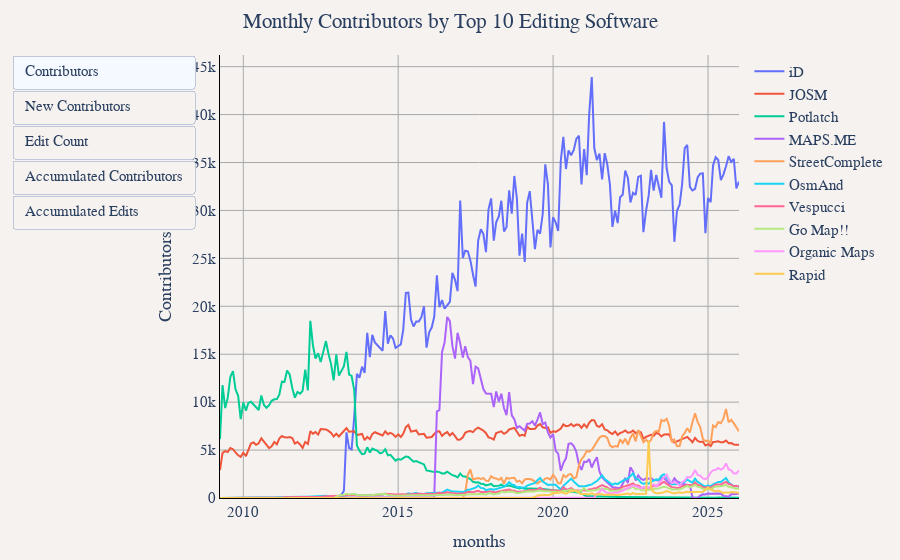

The cell this chart's notebook holds for it:
### Markdown cell above
## Top 10 Editing Software

### Code cell
df = duckdb.sql("""
WITH top_software AS (
    SELECT created_by
    FROM (
        SELECT
            created_by,
            COUNT(DISTINCT user_name) as total_contributors
        FROM '../changeset_data/year=*/month=*/*.parquet'
        WHERE created_by IS NOT NULL
        GROUP BY created_by
        ORDER BY total_contributors DESC
        LIMIT 10
    )
),
user_first_appearance AS (
    SELECT 
        user_name,
        year,
        month,
        created_by,
        ROW_NUMBER() OVER (PARTITION BY user_name ORDER BY year, month) as rn
    FROM (
        SELECT DISTINCT user_name, year, month, created_by
        FROM '../changeset_data/year=*/month=*/*.parquet'
        WHERE created_by IN (SELECT created_by FROM top_software)
    )
),
first_appearances AS (
    SELECT user_name, year, month, created_by
    FROM user_first_appearance 
    WHERE rn = 1
),
monthly_contributors AS (
    SELECT 
        year,
        month,
        CONCAT(year, '-', LPAD(CAST(month as VARCHAR), 2, '0')) as months,
        created_by,
        COUNT(DISTINCT user_name) as "Contributors",
        SUM(edit_count) as "Edit Count"
    FROM '../changeset_data/year=*/month=*/*.parquet'
    WHERE created_by IN (SELECT created_by FROM top_software)
    GROUP BY year, month, created_by
),
monthly_new_contributors AS (
    SELECT
        year,
        month,
        created_by,
        COUNT(DISTINCT user_name) as "New Contributors"
    FROM first_appearances
    GROUP BY year, month, created_by
),
base_data AS (
    SELECT
        m.year,
        m.month,
        m.months,
        m.created_by,
        m."Contributors",
        COALESCE(n."New Contributors", 0) as "New Contributors",
        m."Edit Count"
    FROM monthly_contributors m
    LEFT JOIN monthly_new_contributors n ON m.year = n.year AND m.month = n.month AND m.created_by = n.created_by
)
SELECT
    months,
    created_by,
    "Contributors",
    "New Contributors",
    "Edit Count",
    SUM("New Contributors") OVER (
        PARTITION BY created_by 
        ORDER BY year, month 
        ROWS UNBOUNDED PRECEDING
    ) as "Accumulated Contributors",
    SUM("Edit Count") OVER (
        PARTITION BY created_by 
        ORDER BY year, month 
        ROWS UNBOUNDED PRECEDING
    ) as "Accumulated Edits"
FROM base_data
ORDER BY year, month, created_by
""").df()

util.show_figure(
    [
        util.FigureConfig(
            title="Monthly Contributors by Top 10 Editing Software",
            label="Contributors",
            x_col="months",
            y_col="Contributors",
            group_col="created_by",
            query_or_df=df,
        ),
        util.FigureConfig(
            title="Monthly New Contributors by Top 10 Editing Software",
            label="New Contributors",
            x_col="months",
            y_col="New Contributors",
            group_col="created_by",
            query_or_df=df,
        ),
        util.FigureConfig(
            title="Monthly Edit Count by Top 10 Editing Software",
            label="Edit Count",
            x_col="months",
            y_col="Edit Count",
            group_col="created_by",
            query_or_df=df,
        ),
        util.FigureConfig(
            title="Accumulated Contributors by Top 10 Editing Software",
            label="Accumulated Contributors",
            x_col="months",
            y_col="Accumulated Contributors",
            group_col="created_by",
            query_or_df=df,
        ),
        util.FigureConfig(
            title="Accumulated Edits by Top 10 Editing Software",
            label="Accumulated Edits",
            x_col="months",
            y_col="Accumulated Edits",
            group_col="created_by",
            query_or_df=df,
        ),
    ],
)

### Figure 1 — Plotly figure (JSON) as saved in the notebook; plotly's stock layout.template omitted (floating-point values rounded to 4 significant figures; data arrays with more than 128 entries replaced by an {"elided": "..."} marker saying what was removed)
{"data": [{"hovertemplate": "iD<br>%{x}<br>%{y:,} Contributors<extra></extra>", "name": "iD", "type": "scatter", "visible": true, "x": {"elided": "202 str values"}, "y": {"elided": "202 int values"}}, {"hovertemplate": "JOSM<br>%{x}<br>%{y:,} Contributors<extra></extra>", "name": "JOSM", "type": "scatter", "visible": true, "x": {"elided": "202 str values"}, "y": {"elided": "202 int values"}}, {"hovertemplate": "Potlatch<br>%{x}<br>%{y:,} Contributors<extra></extra>", "name": "Potlatch", "type": "scatter", "visible": true, "x": {"elided": "202 str values"}, "y": {"elided": "202 int values"}}, {"hovertemplate": "MAPS.ME<br>%{x}<br>%{y:,} Contributors<extra></extra>", "name": "MAPS.ME", "type": "scatter", "visible": true, "x": {"elided": "202 str values"}, "y": {"elided": "202 int values"}}, {"hovertemplate": "StreetComplete<br>%{x}<br>%{y:,} Contributors<extra></extra>", "name": "StreetComplete", "type": "scatter", "visible": true, "x": {"elided": "202 str values"}, "y": {"elided": "202 int values"}}, {"hovertemplate": "OsmAnd<br>%{x}<br>%{y:,} Contributors<extra></extra>", "name": "OsmAnd", "type": "scatter", "visible": true, "x": {"elided": "202 str values"}, "y": {"elided": "202 int values"}}, {"hovertemplate": "Vespucci<br>%{x}<br>%{y:,} Contributors<extra></extra>", "name": "Vespucci", "type": "scatter", "visible": true, "x": {"elided": "202 str values"}, "y": {"elided": "202 int values"}}, {"hovertemplate": "Go Map!!<br>%{x}<br>%{y:,} Contributors<extra></extra>", "name": "Go Map!!", "type": "scatter", "visible": true, "x": {"elided": "202 str values"}, "y": {"elided": "202 int values"}}, {"hovertemplate": "Organic Maps<br>%{x}<br>%{y:,} Contributors<extra></extra>", "name": "Organic Maps", "type": "scatter", "visible": true, "x": {"elided": "202 str values"}, "y": {"elided": "202 int values"}}, {"hovertemplate": "Rapid<br>%{x}<br>%{y:,} Contributors<extra></extra>", "name": "Rapid", "type": "scatter", "visible": true, "x": {"elided": "202 str values"}, "y": {"elided": "202 int values"}}, {"hovertemplate": "iD<br>%{x}<br>%{y:,} New Contributors<extra></extra>", "name": "iD", "type": "scatter", "visible": false, "x": {"elided": "202 str values"}, "y": {"elided": "202 int values"}}, {"hovertemplate": "JOSM<br>%{x}<br>%{y:,} New Contributors<extra></extra>", "name": "JOSM", "type": "scatter", "visible": false, "x": {"elided": "202 str values"}, "y": {"elided": "202 int values"}}, {"hovertemplate": "Potlatch<br>%{x}<br>%{y:,} New Contributors<extra></extra>", "name": "Potlatch", "type": "scatter", "visible": false, "x": {"elided": "202 str values"}, "y": {"elided": "202 int values"}}, {"hovertemplate": "MAPS.ME<br>%{x}<br>%{y:,} New Contributors<extra></extra>", "name": "MAPS.ME", "type": "scatter", "visible": false, "x": {"elided": "202 str values"}, "y": {"elided": "202 int values"}}, {"hovertemplate": "StreetComplete<br>%{x}<br>%{y:,} New Contributors<extra></extra>", "name": "StreetComplete", "type": "scatter", "visible": false, "x": {"elided": "202 str values"}, "y": {"elided": "202 int values"}}, {"hovertemplate": "OsmAnd<br>%{x}<br>%{y:,} New Contributors<extra></extra>", "name": "OsmAnd", "type": "scatter", "visible": false, "x": {"elided": "202 str values"}, "y": {"elided": "202 int values"}}, {"hovertemplate": "Vespucci<br>%{x}<br>%{y:,} New Contributors<extra></extra>", "name": "Vespucci", "type": "scatter", "visible": false, "x": {"elided": "202 str values"}, "y": {"elided": "202 int values"}}, {"hovertemplate": "Go Map!!<br>%{x}<br>%{y:,} New Contributors<extra></extra>", "name": "Go Map!!", "type": "scatter", "visible": false, "x": {"elided": "202 str values"}, "y": {"elided": "202 int values"}}, {"hovertemplate": "Organic Maps<br>%{x}<br>%{y:,} New Contributors<extra></extra>", "name": "Organic Maps", "type": "scatter", "visible": false, "x": {"elided": "202 str values"}, "y": {"elided": "202 int values"}}, {"hovertemplate": "Rapid<br>%{x}<br>%{y:,} New Contributors<extra></extra>", "name": "Rapid", "type": "scatter", "visible": false, "x": {"elided": "202 str values"}, "y": {"elided": "202 int values"}}, {"hovertemplate": "iD<br>%{x}<br>%{y:,} Edit Count<extra></extra>", "name": "iD", "type": "scatter", "visible": false, "x": {"elided": "202 str values"}, "y": {"elided": "202 float values"}}, {"hovertemplate": "JOSM<br>%{x}<br>%{y:,} Edit Count<extra></extra>", "name": "JOSM", "type": "scatter", "visible": false, "x": {"elided": "202 str values"}, "y": {"elided": "202 float values"}}, {"hovertemplate": "Potlatch<br>%{x}<br>%{y:,} Edit Count<extra></extra>", "name": "Potlatch", "type": "scatter", "visible": false, "x": {"elided": "202 str values"}, "y": {"elided": "202 float values"}}, {"hovertemplate": "MAPS.ME<br>%{x}<br>%{y:,} Edit Count<extra></extra>", "name": "MAPS.ME", "type": "scatter", "visible": false, "x": {"elided": "202 str values"}, "y": {"elided": "202 float values"}}, {"hovertemplate": "StreetComplete<br>%{x}<br>%{y:,} Edit Count<extra></extra>", "name": "StreetComplete", "type": "scatter", "visible": false, "x": {"elided": "202 str values"}, "y": {"elided": "202 float values"}}, {"hovertemplate": "OsmAnd<br>%{x}<br>%{y:,} Edit Count<extra></extra>", "name": "OsmAnd", "type": "scatter", "visible": false, "x": {"elided": "202 str values"}, "y": {"elided": "202 float values"}}, {"hovertemplate": "Vespucci<br>%{x}<br>%{y:,} Edit Count<extra></extra>", "name": "Vespucci", "type": "scatter", "visible": false, "x": {"elided": "202 str values"}, "y": {"elided": "202 float values"}}, {"hovertemplate": "Go Map!!<br>%{x}<br>%{y:,} Edit Count<extra></extra>", "name": "Go Map!!", "type": "scatter", "visible": false, "x": {"elided": "202 str values"}, "y": {"elided": "202 float values"}}, {"hovertemplate": "Organic Maps<br>%{x}<br>%{y:,} Edit Count<extra></extra>", "name": "Organic Maps", "type": "scatter", "visible": false, "x": {"elided": "202 str values"}, "y": {"elided": "202 float values"}}, {"hovertemplate": "Rapid<br>%{x}<br>%{y:,} Edit Count<extra></extra>", "name": "Rapid", "type": "scatter", "visible": false, "x": {"elided": "202 str values"}, "y": {"elided": "202 float values"}}, {"hovertemplate": "iD<br>%{x}<br>%{y:,} Accumulated Contributors<extra></extra>", "name": "iD", "type": "scatter", "visible": false, "x": {"elided": "202 str values"}, "y": {"elided": "202 float values"}}, {"hovertemplate": "JOSM<br>%{x}<br>%{y:,} Accumulated Contributors<extra></extra>", "name": "JOSM", "type": "scatter", "visible": false, "x": {"elided": "202 str values"}, "y": {"elided": "202 float values"}}, {"hovertemplate": "Potlatch<br>%{x}<br>%{y:,} Accumulated Contributors<extra></extra>", "name": "Potlatch", "type": "scatter", "visible": false, "x": {"elided": "202 str values"}, "y": {"elided": "202 float values"}}, {"hovertemplate": "MAPS.ME<br>%{x}<br>%{y:,} Accumulated Contributors<extra></extra>", "name": "MAPS.ME", "type": "scatter", "visible": false, "x": {"elided": "202 str values"}, "y": {"elided": "202 float values"}}, {"hovertemplate": "StreetComplete<br>%{x}<br>%{y:,} Accumulated Contributors<extra></extra>", "name": "StreetComplete", "type": "scatter", "visible": false, "x": {"elided": "202 str values"}, "y": {"elided": "202 float values"}}, {"hovertemplate": "OsmAnd<br>%{x}<br>%{y:,} Accumulated Contributors<extra></extra>", "name": "OsmAnd", "type": "scatter", "visible": false, "x": {"elided": "202 str values"}, "y": {"elided": "202 float values"}}, {"hovertemplate": "Vespucci<br>%{x}<br>%{y:,} Accumulated Contributors<extra></extra>", "name": "Vespucci", "type": "scatter", "visible": false, "x": {"elided": "202 str values"}, "y": {"elided": "202 float values"}}, {"hovertemplate": "Go Map!!<br>%{x}<br>%{y:,} Accumulated Contributors<extra></extra>", "name": "Go Map!!", "type": "scatter", "visible": false, "x": {"elided": "202 str values"}, "y": {"elided": "202 float values"}}, {"hovertemplate": "Organic Maps<br>%{x}<br>%{y:,} Accumulated Contributors<extra></extra>", "name": "Organic Maps", "type": "scatter", "visible": false, "x": {"elided": "202 str values"}, "y": {"elided": "202 float values"}}, {"hovertemplate": "Rapid<br>%{x}<br>%{y:,} Accumulated Contributors<extra></extra>", "name": "Rapid", "type": "scatter", "visible": false, "x": {"elided": "202 str values"}, "y": {"elided": "202 float values"}}, {"hovertemplate": "iD<br>%{x}<br>%{y:,} Accumulated Edits<extra></extra>", "name": "iD", "type": "scatter", "visible": false, "x": {"elided": "202 str values"}, "y": {"elided": "202 float values"}}, {"hovertemplate": "JOSM<br>%{x}<br>%{y:,} Accumulated Edits<extra></extra>", "name": "JOSM", "type": "scatter", "visible": false, "x": {"elided": "202 str values"}, "y": {"elided": "202 float values"}}, {"hovertemplate": "Potlatch<br>%{x}<br>%{y:,} Accumulated Edits<extra></extra>", "name": "Potlatch", "type": "scatter", "visible": false, "x": {"elided": "202 str values"}, "y": {"elided": "202 float values"}}, {"hovertemplate": "MAPS.ME<br>%{x}<br>%{y:,} Accumulated Edits<extra></extra>", "name": "MAPS.ME", "type": "scatter", "visible": false, "x": {"elided": "202 str values"}, "y": {"elided": "202 float values"}}, {"hovertemplate": "StreetComplete<br>%{x}<br>%{y:,} Accumulated Edits<extra></extra>", "name": "StreetComplete", "type": "scatter", "visible": false, "x": {"elided": "202 str values"}, "y": {"elided": "202 float values"}}, {"hovertemplate": "OsmAnd<br>%{x}<br>%{y:,} Accumulated Edits<extra></extra>", "name": "OsmAnd", "type": "scatter", "visible": false, "x": {"elided": "202 str values"}, "y": {"elided": "202 float values"}}, {"hovertemplate": "Vespucci<br>%{x}<br>%{y:,} Accumulated Edits<extra></extra>", "name": "Vespucci", "type": "scatter", "visible": false, "x": {"elided": "202 str values"}, "y": {"elided": "202 float values"}}, {"hovertemplate": "Go Map!!<br>%{x}<br>%{y:,} Accumulated Edits<extra></extra>", "name": "Go Map!!", "type": "scatter", "visible": false, "x": {"elided": "202 str values"}, "y": {"elided": "202 float values"}}, {"hovertemplate": "Organic Maps<br>%{x}<br>%{y:,} Accumulated Edits<extra></extra>", "name": "Organic Maps", "type": "scatter", "visible": false, "x": {"elided": "202 str values"}, "y": {"elided": "202 float values"}}, {"hovertemplate": "Rapid<br>%{x}<br>%{y:,} Accumulated Edits<extra></extra>", "name": "Rapid", "type": "scatter", "visible": false, "x": {"elided": "202 str values"}, "y": {"elided": "202 float values"}}], "layout": {"barmode": "stack", "font": {"family": "Times", "size": 15}, "margin": {"b": 55, "l": 55, "r": 55, "t": 55}, "paper_bgcolor": "#f5f2f0", "plot_bgcolor": "#f5f2f0", "title": {"text": "Monthly Contributors by Top 10 Editing Software", "x": 0.5}, "updatemenus": [{"buttons": [{"args": [{"visible": [true, true, true, true, true, true, true, true, true, true, false, false, false, false, false, false, false, false, false, false, false, false, false, false, false, false, false, false, false, false, false, false, false, false, false, false, false, false, false, false, false, false, false, false, false, false, false, false, false, false]}, {"title.text": "Monthly Contributors by Top 10 Editing Software", "xaxis.title.text": "months", "yaxis.title.text": "Contributors"}], "label": "Contributors", "method": "update"}, {"args": [{"visible": [false, false, false, false, false, false, false, false, false, false, true, true, true, true, true, true, true, true, true, true, false, false, false, false, false, false, false, false, false, false, false, false, false, false, false, false, false, false, false, false, false, false, false, false, false, false, false, false, false, false]}, {"title.text": "Monthly New Contributors by Top 10 Editing Software", "xaxis.title.text": "months", "yaxis.title.text": "New Contributors"}], "label": "New Contributors", "method": "update"}, {"args": [{"visible": [false, false, false, false, false, false, false, false, false, false, false, false, false, false, false, false, false, false, false, false, true, true, true, true, true, true, true, true, true, true, false, false, false, false, false, false, false, false, false, false, false, false, false, false, false, false, false, false, false, false]}, {"title.text": "Monthly Edit Count by Top 10 Editing Software", "xaxis.title.text": "months", "yaxis.title.text": "Edit Count"}], "label": "Edit Count", "method": "update"}, {"args": [{"visible": [false, false, false, false, false, false, false, false, false, false, false, false, false, false, false, false, false, false, false, false, false, false, false, false, false, false, false, false, false, false, true, true, true, true, true, true, true, true, true, true, false, false, false, false, false, false, false, false, false, false]}, {"title.text": "Accumulated Contributors by Top 10 Editing Software", "xaxis.title.text": "months", "yaxis.title.text": "Accumulated Contributors"}], "label": "Accumulated Contributors", "method": "update"}, {"args": [{"visible": [false, false, false, false, false, false, false, false, false, false, false, false, false, false, false, false, false, false, false, false, false, false, false, false, false, false, false, false, false, false, false, false, false, false, false, false, false, false, false, false, true, true, true, true, true, true, true, true, true, true]}, {"title.text": "Accumulated Edits by Top 10 Editing Software", "xaxis.title.text": "months", "yaxis.title.text": "Accumulated Edits"}], "label": "Accumulated Edits", "method": "update"}], "type": "buttons"}], "xaxis": {"gridcolor": "darkgray", "linecolor": "black", "showgrid": true, "tickcolor": "black", "title": {"text": "months"}, "zerolinecolor": "darkgray"}, "yaxis": {"gridcolor": "darkgray", "linecolor": "black", "rangemode": "tozero", "showgrid": true, "tickcolor": "black", "title": {"text": "Contributors"}, "zerolinecolor": "darkgray"}}}
